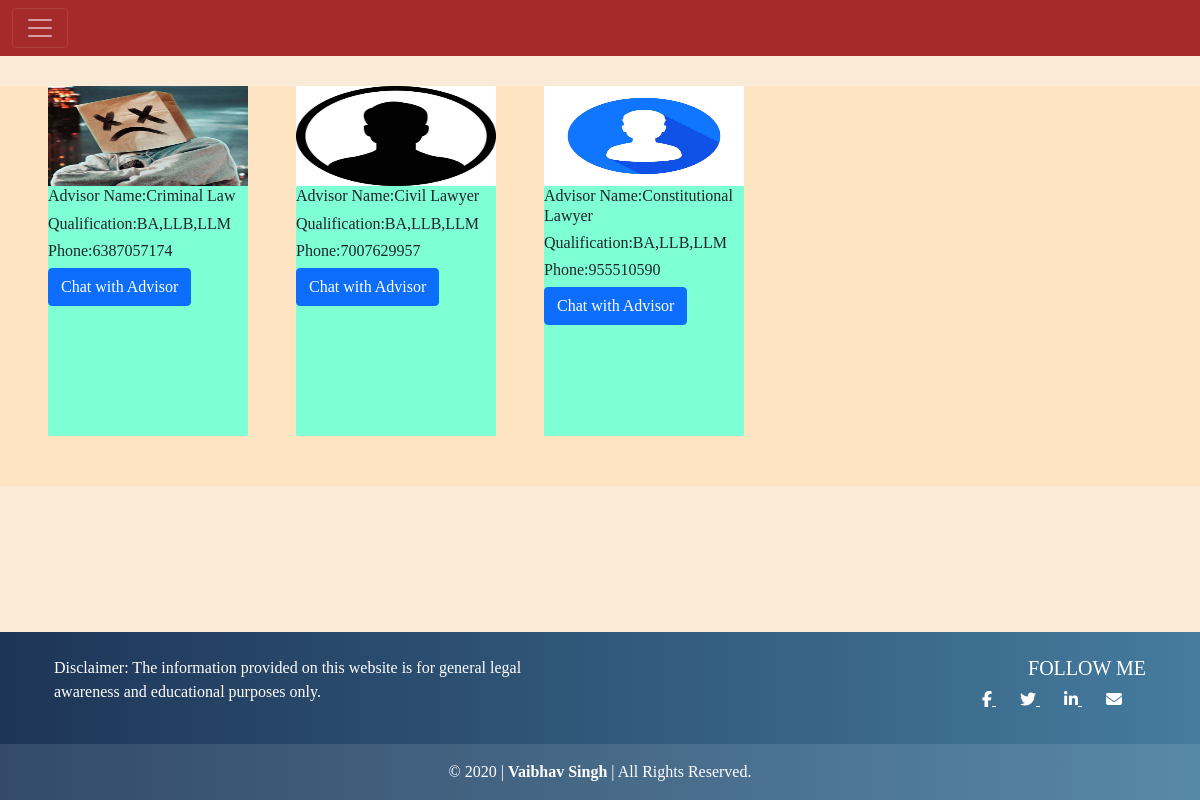
Page /advisor_our/ on the committed database.
### legal_app/models.py (models this page shows)
class LegalAdvisor(models.Model):
    name=models.CharField(max_length=50,null=False)
    email=models.EmailField(max_length=50,null=False,primary_key=True)
    password = models.CharField(max_length=20,default="")
    phone=models.CharField(max_length=13,null=False)
    qualification=models.TextField(default="")
    skills=models.TextField(default="")
    experience=models.CharField(max_length=100,default="")
    profile_pic=models.FileField(upload_to="advisory_pic/",default="")
    service_type=models.CharField(max_length=100,null=False)

### legal_app/user_views.py (the view)
# urls.py: path("advisor_our/",user_views.advisor_our,name='advisor_our'),
def advisor_our(request):
    advisor_list = LegalAdvisor.objects.all()
    advisor_list={
        "advisory_key":advisor_list
    }
    return render(request,'legal_app/user/advisor_our.html',advisor_list)

### legal_app/templates/legal_app/user/advisor_our.html (shortened to what this page needs)
<!DOCTYPE html>
{% load static %}
<html lang="en">
<head>
    {% include 'legal_app/common/common_css.html' %}
    </head>
<body style="background-color:antiquewhite">
    <div class="main-div">
{% include 'legal_app/user/user_header.html' %}
    <h2 style="text-align:center;">List Of Our Advisor</h2>
    <div class="flex-container mt-5">
        {% for a in advisory_key %}
        <div class="item-div">
            <img src="/media/{{a.profile_pic}}" alt="">
            <h6>Advisor Name:{{a.service_type}}</h6>
            <h6>Qualification:{{a.qualification}}</h6>
            <h6>Phone:{{a.phone}}</h6>
            <a href="https://wa.me/+91{{a.phone}}?text=" target="_blank" class="btn btn-primary">Chat with Advisor</a>
        </div>
        {% endfor %}
    </div>
    </div>
{% include 'legal_app/common/footer.html' %}
</body>
</html>

### legal_app/static/legal_app/css/style.css (style rules this page uses)
body,html { min-height:100vh; display:flex; flex-direction:column; background-color:azure; }
.main-div { flex:1; }
* { font-family:cursive; box-sizing:border-box; }

### legal_app/templates/legal_app/user/advisor_our.html (style rules this page uses)
.flex-container { display:flex; width:100%; height:400px; background-color:bisque; flex-wrap:wrap; }
.item-div { width:200px; height:350px; background-color:aquamarine; margin-left:48px; margin-bottom:20px; }
.item-div img { width:100%; height:100px; }

### rows in the picture
LegalAdvisor: profile_pic (picture), service_type "Criminal Law", qualification "BA,LLB,LLM", phone "6387057174"
LegalAdvisor: profile_pic (picture), service_type "Civil Lawyer", qualification "BA,LLB,LLM", phone "7007629957"
LegalAdvisor: profile_pic (picture), service_type "Constitutional Lawyer", qualification "BA,LLB,LLM", phone "955510590"
